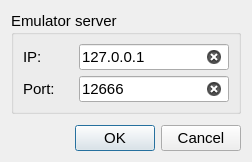
<?xml version="1.0" encoding="UTF-8"?>
<ui version="4.0">
 <class>EmulatorOptionsDialog</class>
 <widget class="QDialog" name="EmulatorOptionsDialog">
  <property name="geometry">
   <rect>
    <x>0</x>
    <y>0</y>
    <width>252</width>
    <height>162</height>
   </rect>
  </property>
  <property name="maximumSize">
   <size>
    <width>900</width>
    <height>450</height>
   </size>
  </property>
  <property name="font">
   <font>
    <pointsize>11</pointsize>
   </font>
  </property>
  <property name="windowTitle">
   <string>Emulator options</string>
  </property>
  <layout class="QVBoxLayout" name="verticalLayout">
   <item>
    <widget class="QGroupBox" name="groupBoxServer">
     <property name="title">
      <string>Emulator server</string>
     </property>
     <layout class="QVBoxLayout" name="verticalLayout_13">
      <item>
       <layout class="QHBoxLayout" name="horizontalLayout_12">
        <item>
         <widget class="QLabel" name="labelAddress">
          <property name="minimumSize">
           <size>
            <width>50</width>
            <height>0</height>
           </size>
          </property>
          <property name="maximumSize">
           <size>
            <width>50</width>
            <height>16777215</height>
           </size>
          </property>
          <property name="text">
           <string>IP:</string>
          </property>
         </widget>
        </item>
        <item>
         <widget class="QLineEdit" name="lineEditAddress">
          <property name="enabled">
           <bool>true</bool>
          </property>
          <property name="minimumSize">
           <size>
            <width>150</width>
            <height>0</height>
           </size>
          </property>
          <property name="maximumSize">
           <size>
            <width>150</width>
            <height>16777215</height>
           </size>
          </property>
          <property name="text">
           <string>127.0.0.1</string>
          </property>
          <property name="clearButtonEnabled">
           <bool>true</bool>
          </property>
         </widget>
        </item>
       </layout>
      </item>
      <item>
       <layout class="QHBoxLayout" name="horizontalLayout_13">
        <item>
         <widget class="QLabel" name="labelPort">
          <property name="minimumSize">
           <size>
            <width>50</width>
            <height>0</height>
           </size>
          </property>
          <property name="maximumSize">
           <size>
            <width>50</width>
            <height>16777215</height>
           </size>
          </property>
          <property name="text">
           <string>Port:</string>
          </property>
         </widget>
        </item>
        <item>
         <widget class="QLineEdit" name="lineEditPort">
          <property name="enabled">
           <bool>true</bool>
          </property>
          <property name="minimumSize">
           <size>
            <width>150</width>
            <height>0</height>
           </size>
          </property>
          <property name="maximumSize">
           <size>
            <width>150</width>
            <height>16777215</height>
           </size>
          </property>
          <property name="text">
           <string>12666</string>
          </property>
          <property name="clearButtonEnabled">
           <bool>true</bool>
          </property>
         </widget>
        </item>
       </layout>
      </item>
     </layout>
    </widget>
   </item>
   <item>
    <spacer name="verticalSpacer">
     <property name="orientation">
      <enum>Qt::Vertical</enum>
     </property>
     <property name="sizeHint" stdset="0">
      <size>
       <width>20</width>
       <height>40</height>
      </size>
     </property>
    </spacer>
   </item>
   <item>
    <widget class="QDialogButtonBox" name="buttonBox">
     <property name="standardButtons">
      <set>QDialogButtonBox::Cancel|QDialogButtonBox::Ok</set>
     </property>
     <property name="centerButtons">
      <bool>false</bool>
     </property>
    </widget>
   </item>
  </layout>
 </widget>
 <resources/>
 <connections/>
</ui>
